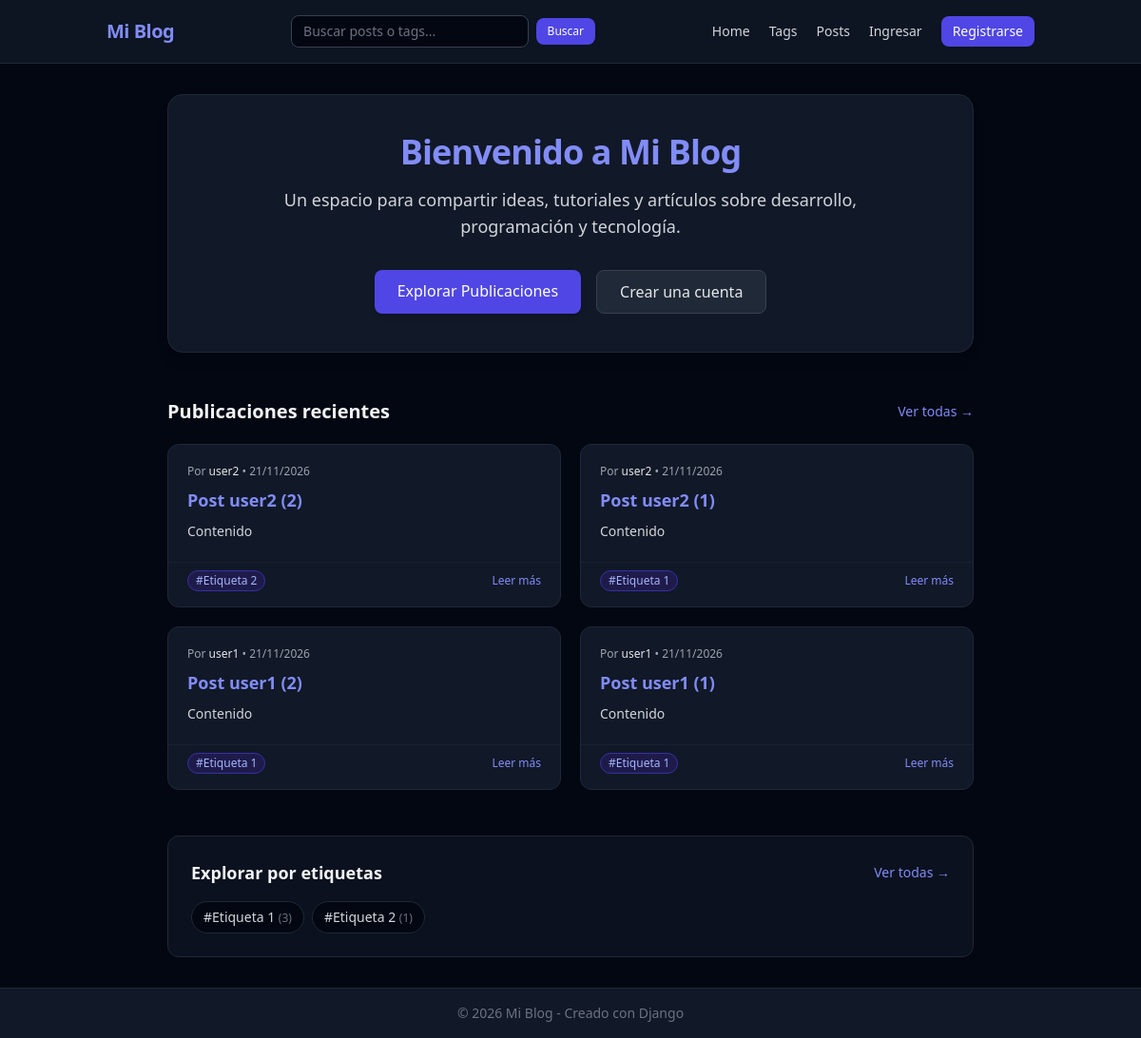
The page / on the database its author committed.
### blogs_django/models.py (models this page shows, shortened)
class Post(models.Model):
	POST_TYPES = [
		("borrador", "Borrador"),
		("publicado", "Publicado"),
		("archivado", "Archivado"),
	]
	"""Representa un posteo o entrada dentro de la plataforma."""
	title = models.CharField(max_length=200)
	author = models.ForeignKey(User, on_delete=models.CASCADE, related_name='posts')
	content = models.TextField()
	image = models.FileField(upload_to='posts/', blank=True, null=True)
	likes = models.PositiveIntegerField(default=0)
	tags = models.ManyToManyField(Tag, related_name='posts', blank=True)
	created_at = models.DateTimeField(auto_now_add=True)
	modified_at = models.DateTimeField(auto_now=True)
	type = models.CharField(
		max_length=20,
		choices=POST_TYPES,
		default='borrador',
	)

class Tag(models.Model):
	name = models.CharField(max_length=50, unique=True)

### blogs_django/views.py (the view)
# urls.py: path('', views.index, name='index'),
def index(request):
    recent_posts = Post.objects.filter(type='publicado').order_by('-created_at')[:4]
    popular_tags = Tag.objects.annotate(
        published_posts_count=Count('posts', filter=Q(posts__type='publicado'))
    ).filter(published_posts_count__gt=0).order_by('-published_posts_count', 'name')[:8]
    return render(request, 'blogs_django/index.html', {
        'recent_posts': recent_posts,
        'popular_tags': popular_tags,
    })

### blogs_django/templates/blogs_django/index.html (shortened to what this page needs)
{% extends "blogs_django/base.html" %}
{% block content %}
<div class="space-y-12">
    <section class="bg-gray-900 border border-gray-800 rounded-2xl p-8 sm:p-10 shadow-lg text-center">
        <h1 class="text-3xl sm:text-4xl font-extrabold text-indigo-400 tracking-tight mb-4">
            Bienvenido a Mi Blog
        </h1>
        <p class="text-gray-300 max-w-2xl mx-auto text-base sm:text-lg leading-relaxed mb-8">
            Un espacio para compartir ideas, tutoriales y artículos sobre desarrollo, programación y tecnología.
        </p>
        <div class="flex flex-wrap justify-center gap-4">
            <a href="{% url 'blogs_django:posts' %}" class="px-6 py-2.5 bg-indigo-600 hover:bg-indigo-500 text-white font-medium rounded-lg transition-colors shadow-md">
                Explorar Publicaciones
            </a>
            {% if user.is_authenticated %}
                <a href="{% url 'blogs_django:create_post' %}" class="px-6 py-2.5 bg-gray-800 hover:bg-gray-700 text-gray-200 font-medium rounded-lg border border-gray-700 transition-colors">
                    + Escribir un Post
                </a>
            {% else %}
                <a href="{% url 'register' %}" class="px-6 py-2.5 bg-gray-800 hover:bg-gray-700 text-gray-200 font-medium rounded-lg border border-gray-700 transition-colors">
                    Crear una cuenta
                </a>
            {% endif %}
        </div>
    </section>
    <section>
        <div class="flex justify-between items-center mb-5">
            <h2 class="text-xl font-bold text-gray-100">Publicaciones recientes</h2>
            <a href="{% url 'blogs_django:posts' %}" class="text-sm text-indigo-400 hover:text-indigo-300">
                Ver todas &rarr;
            </a>
        </div>
        <div class="grid grid-cols-1 md:grid-cols-2 gap-5">
            {% for post in recent_posts %}
                <article class="bg-gray-900 border border-gray-800 rounded-xl overflow-hidden flex flex-col justify-between hover:border-gray-700 transition-colors">
                    <div>
                        <div class="p-5">
                            <div class="text-xs text-gray-400 mb-2">
                                Por <span class="text-gray-200 font-medium">{{ post.author }}</span> • {{ post.created_at|date:"d/m/Y" }}
                            </div>
                            <h3 class="text-lg font-bold text-indigo-400 hover:text-indigo-300 mb-2">
                                <a href="{% url 'blogs_django:post' post.id %}">{{ post.title }}</a>
                            </h3>
                            <p class="text-sm text-gray-300 leading-relaxed">
                                {{ post.content|truncatewords:22 }}
                            </p>
                        </div>
                    </div>
                    <div class="px-5 pb-4 pt-2 flex items-center justify-between border-t border-gray-800/60">
                        <div class="flex flex-wrap gap-1.5">
                            {% for tag in post.tags.all|slice:":3" %}
                                <a href="{% url 'blogs_django:tag' tag.id %}" class="text-xs px-2 py-0.5 rounded-full bg-indigo-950 text-indigo-300 border border-indigo-800">
                                    #{{ tag.name }}
                                </a>
                            {% endfor %}
                        </div>
                        <a href="{% url 'blogs_django:post' post.id %}" class="text-xs font-medium text-indigo-400 hover:underline shrink-0">
                            Leer más
                        </a>
                    </div>
                </article>
            {% empty %}
                <p class="text-gray-500 col-span-2">Todavía no hay publicaciones disponibles.</p>
            {% endfor %}
        </div>
    </section>
    {% if popular_tags %}
        <section class="bg-gray-900/60 border border-gray-800 rounded-xl p-6">
            <div class="flex justify-between items-center mb-4">
                <h2 class="text-lg font-bold text-gray-100">Explorar por etiquetas</h2>
                <a href="{% url 'blogs_django:tags' %}" class="text-sm text-indigo-400 hover:text-indigo-300">
                    Ver todas &rarr;
                </a>
            </div>
            <div class="flex flex-wrap gap-2">
                {% for tag in popular_tags %}
                    <a href="{% url 'blogs_django:tag' tag.id %}" class="px-3 py-1.5 rounded-full bg-gray-950 hover:bg-indigo-950 text-gray-300 hover:text-indigo-300 border border-gray-800 hover:border-indigo-800 text-sm transition-colors">
                        #{{ tag.name }} <span class="text-xs text-gray-500">({{ tag.published_posts_count }})</span>
                    </a>
                {% endfor %}
            </div>
        </section>
    {% endif %}
</div>
{% endblock content %}

### rows shown on the page
Post: author "user2", created_at "21/11/2026", title "Post user2 (2)", content "Contenido"
Tag: name "Etiqueta 2", published_posts_count "1"
Post: author "user2", created_at "21/11/2026", title "Post user2 (1)", content "Contenido"
Tag: name "Etiqueta 1", published_posts_count "3"
Post: author "user1", created_at "21/11/2026", title "Post user1 (2)", content "Contenido"
Post: author "user1", created_at "21/11/2026", title "Post user1 (1)", content "Contenido"
